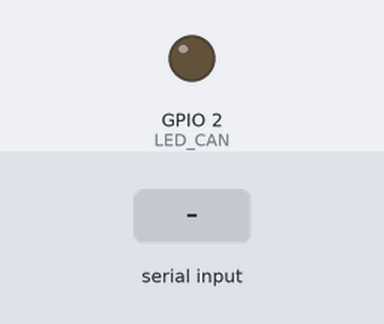
This sketch was run on a simulated ESP32. Parts: output pins drawn as LEDs (lit = HIGH). The test bench sets the inputs (shaded band). No CAN messages arrive unless stated; what the sketch prints to the serial monitor is not drawn.

Above: at 1.2 s.
1.3 s: byte 30 received over Serial
Timing chart, 0 to 4.3 s (numbered marks = the images above; inputs shaded):
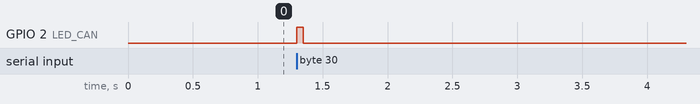

The sketch:

CAN_tja1050_testSerial_ESP32.ino
```cpp
/*
  ESP32 Dev Module + TJA1050
  Simple CAN chat antara 2 ESP32 via Serial Monitor.

  Topologi:
    Laptop 1 <-> ESP32 #1 <-> TJA1050 #1 <-> CAN bus <-> TJA1050 #2 <-> ESP32 #2 <-> Laptop 2

  - Ketik di Serial Monitor Laptop 1 -> muncul di Serial Monitor Laptop 2
  - Ketik di Serial Monitor Laptop 2 -> muncul di Serial Monitor Laptop 1
  - LED built-in (GPIO2) akan kedip tiap kali ada TX atau RX frame CAN.

  Pin mapping:
    ESP32 GPIO5 -> CAN_TX -> TXD TJA1050
    ESP32 GPIO4 -> CAN_RX -> RXD TJA1050
    ESP32 GPIO2 -> Built-in LED (indikator aktivitas CAN)

  Perhatian:
  - Pastikan level logika RXD TJA1050 ke ESP32 tidak 5V langsung (gunakan level shifter
    atau modul yang memang sudah 3.3V compatible).
*/

#include <driver/twai.h>   // TWAI = CAN controller internal ESP32

// -------------------- Konfigurasi Pin --------------------
static const gpio_num_t CAN_TX_PIN = GPIO_NUM_5;  // TX ke TJA1050 TXD
static const gpio_num_t CAN_RX_PIN = GPIO_NUM_4;  // RX dari TJA1050 RXD
const int LED_CAN = 2;                            // Built-in LED ESP32 (IO2)

// -------------------- Konfigurasi CAN --------------------
// Bitrate: pilih salah satu (gunakan 500 kbps sebagai default)
twai_timing_config_t t_config = TWAI_TIMING_CONFIG_500KBITS();
// alternatif:
// twai_timing_config_t t_config = TWAI_TIMING_CONFIG_250KBITS();
// twai_timing_config_t t_config = TWAI_TIMING_CONFIG_125KBITS();

// General config: TX pin, RX pin, mode normal
twai_general_config_t g_config = TWAI_GENERAL_CONFIG_DEFAULT(
  CAN_TX_PIN,
  CAN_RX_PIN,
  TWAI_MODE_NORMAL
);

// Filter: terima semua ID
twai_filter_config_t f_config = TWAI_FILTER_CONFIG_ACCEPT_ALL();

// -------------------- Variabel LED Aktivitas --------------------
unsigned long lastActivityMillis = 0;
const unsigned long LED_ON_TIME = 50;  // LED menyala 50 ms tiap aktivitas

// -------------------- Fungsi bantu: pulse LED saat ada data --------------------
void canActivityPulse() {
  digitalWrite(LED_CAN, HIGH);
  lastActivityMillis = millis();
}

// -------------------- Setup --------------------
void setup() {
  Serial.begin(115200);
  while (!Serial) {
    ; // tunggu Serial siap (untuk beberapa board)
  }

  pinMode(LED_CAN, OUTPUT);
  digitalWrite(LED_CAN, LOW);

  Serial.println();
  Serial.println("==== ESP32 CAN Chat via TJA1050 ====");
  Serial.println("GPIO5 -> TJA1050 TXD");
  Serial.println("GPIO4 -> TJA1050 RXD");
  Serial.println("LED   -> GPIO2 (aktivitas CAN)");
  Serial.println("Baud Serial: 115200, CAN bitrate: 500 kbps");
  Serial.println("Ketik di sini, teks akan dikirim via CAN ke node lain.");
  Serial.println("====================================");

  // Install driver CAN (TWAI)
  esp_err_t res;

  res = twai_driver_install(&g_config, &t_config, &f_config);
  if (res != ESP_OK) {
    Serial.print("Error twai_driver_install: ");
    Serial.println(esp_err_to_name(res));
    while (true) {
      digitalWrite(LED_CAN, !digitalRead(LED_CAN));
      delay(200);
    }
  }

  res = twai_start();
  if (res != ESP_OK) {
    Serial.print("Error twai_start: ");
    Serial.println(esp_err_to_name(res));
    while (true) {
      digitalWrite(LED_CAN, !digitalRead(LED_CAN));
      delay(200);
    }
  }

  Serial.println("CAN controller started OK.");
}

// -------------------- Loop --------------------
void loop() {
  // 1. Kirim data dari Serial ke CAN (per karakter)
  if (Serial.available() > 0) {
    char c = Serial.read();

    // Siapkan frame CAN
    twai_message_t tx_msg;
    tx_msg.identifier = 0x100;        // ID CAN standar (11-bit)
    tx_msg.extd = 0;                  // 0 = Standard ID
    tx_msg.rtr = 0;                   // Data frame, bukan remote frame
    tx_msg.ss = 0;                    // Single shot disabled
    tx_msg.self = 0;                  // Self reception disabled
    tx_msg.dlc_non_comp = 0;          // DLC normal
    tx_msg.data_length_code = 1;      // hanya 1 byte data (karakter)
    tx_msg.data[0] = (uint8_t)c;

    esp_err_t tx_res = twai_transmit(&tx_msg, pdMS_TO_TICKS(100)); // timeout 100 ms
    if (tx_res == ESP_OK) {
      canActivityPulse();  // LED nyala singkat saat TX berhasil
    } else {
      Serial.print("[TX ERR] ");
      Serial.println(esp_err_to_name(tx_res));
    }
  }

  // 2. Terima data dari CAN dan kirim ke Serial
  twai_message_t rx_msg;
  esp_err_t rx_res = twai_receive(&rx_msg, 0);  // non-blocking (timeout 0 ms)

  if (rx_res == ESP_OK) {
    // Ada frame diterima
    canActivityPulse();  // LED nyala singkat saat RX

    // Hanya proses jika data length > 0
    if (rx_msg.data_length_code > 0) {
      // Di demo ini kita kirim 1 karakter per frame
      char c = (char)rx_msg.data[0];
      Serial.write(c);  // tampilkan apa adanya di Serial Monitor
    }
  } else if (rx_res != ESP_ERR_TIMEOUT) {
    // Error selain timeout
    Serial.print("[RX ERR] ");
    Serial.println(esp_err_to_name(rx_res));
  }

  // 3. Matikan LED setelah durasi tertentu
  if (digitalRead(LED_CAN) == HIGH) {
    if (millis() - lastActivityMillis >= LED_ON_TIME) {
      digitalWrite(LED_CAN, LOW);
    }
  }

  // Loop cepat saja, tidak perlu delay besar
}
```

Measured:
- after the input at 1.3 s, GPIO 2 (LED_CAN): LOW → HIGH at once, → LOW 0.05 s later
